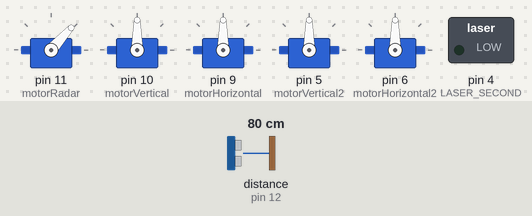
The sketch below on a simulated Arduino Uno, built with avr-gcc and run on an emulated ATmega328P. Shown: 5 × servo, switched loads named in the sketch (green lamp = pin HIGH). Wiring (inferred from the names in the program): ultrasonic range finder: trigger pin 13; echo pin 12. Inputs (shaded band) come from the test bench; at power-on: distance to the obstacle (sensor on pin 12) 80 cm. The echo pulse lasts 58.3 µs per cm; pins used as bus, display or sensor lines are not drawn; what the sketch prints to the serial monitor is not drawn.

Above: at 1.2 s.
1.3 s: distance to the obstacle (sensor on pin 12) set to 2 cm
At 1.9 s:
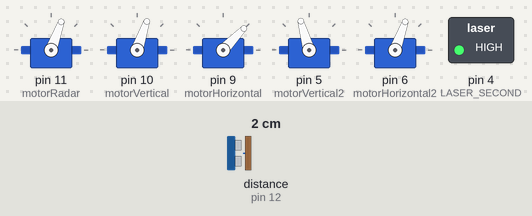
4.3 s: distance to the obstacle (sensor on pin 12) set to 4 cm
At 5.2 s:
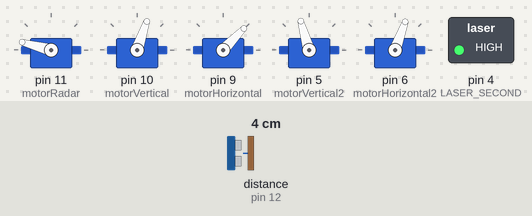
7.3 s: distance to the obstacle (sensor on pin 12) set to 93 cm
10.3 s: distance to the obstacle (sensor on pin 12) set to 18 cm
At 11.2 s:
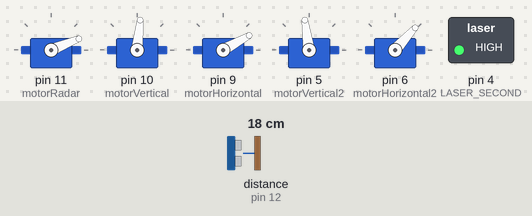
13.3 s: distance to the obstacle (sensor on pin 12) set to 9 cm
16.3 s: distance to the obstacle (sensor on pin 12) set to 168 cm
At 16.51 s:
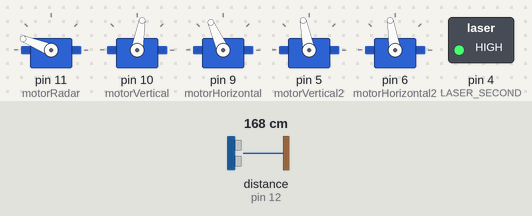
Timing chart, 0 to 22.0 s (numbered marks = the images above; inputs shaded):
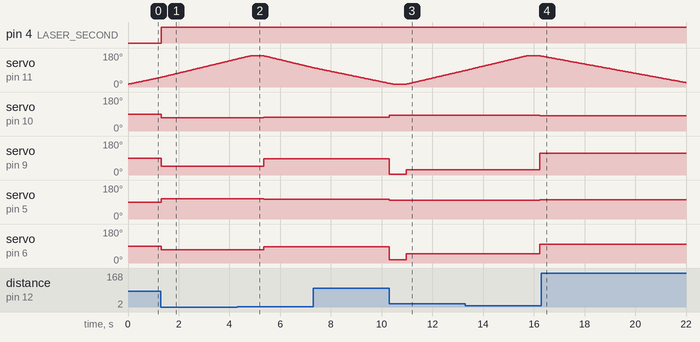

Measured:
- after the input at 1.3 s, pin 4 (LASER_SECOND): LOW → HIGH at once; servo on pin 10 (motorVertical): 90° → 71° at once; servo on pin 9 (motorHorizontal): 90° → 46° at once; servo on pin 5 (motorVertical2): 90° → 106° at once; servo on pin 6 (motorHorizontal2): 90° → 70° at once
- after the input at 4.3 s, servo on pin 10 (motorVertical): 71° → 74° after 1.0 s; servo on pin 9 (motorHorizontal): 46° → 86° after 1.0 s; servo on pin 6 (motorHorizontal2): 70° → 85° after 1.0 s
- after the input at 10.3 s, servo on pin 10 (motorVertical): 74° → 83° at once, → 84° 0.66 s later; servo on pin 9 (motorHorizontal): 86° → 5° at once, → 29° 0.66 s later; servo on pin 5 (motorVertical2): 105° → 100° at once, → 98° 0.66 s later; servo on pin 6 (motorHorizontal2): 85° → 17° at once, → 48° 0.66 s later
- after the input at 13.3 s, servo on pin 10 (motorVertical): 84° → 80° after 2.9 s; servo on pin 9 (motorHorizontal): 29° → 114° after 2.9 s; servo on pin 5 (motorVertical2): 98° → 101° after 2.9 s; servo on pin 6 (motorHorizontal2): 48° → 99° after 2.9 s
- after the input at 16.3 s, servo on pin 9 (motorHorizontal): stays 114° (without the input it goes to 31° after 5.2 s); servo on pin 6 (motorHorizontal2): stays 99° (without the input it goes to 54° after 5.2 s)

The sketch:

RadarOneLaser.ino
```cpp
#include <Servo.h>
#include <math.h>

/** Macro pentru a definii distanța de la radar la limitele proximității pe care dorim să o verificăm. */
#define ACCEPTABLE_DISTANCE 30

/** Pinul digital pentru controlul laserului nr.1. */
#define LASER_FIRST 8

/** Pinul digital pentru controlul laserului nr.2. */
#define LASER_SECOND 4

/** Pinul digital pentru declanșarea senzorului cu ultrasunete. */
#define trig 13
/** Pinul digital pentru receptorul senzorului cu ultrasunete. */
#define echo 12

/** Macro pentru a definii înălțimea obiectelor pe care dorim să le lovim */
#define H_O 12

enum Direction {FORWARD, BACKWARDS};

Servo motorRadar;
Servo motorHorizontal;
Servo motorVertical;
Servo motorHorizontal2;
Servo motorVertical2;

/** Variabilă globală utilizată pentru stocarea versiunii reale a distanței de la radar la obiect. */
float distance = 0;

/** Variabilă globală utilizată pentru stocarea unghiului motorului Radar. */
int angleRadar = 0;

/** Variabilă globală utilizată pentru a reține dacă există obiecte in proximitate. */
bool safeMode = false;

/** Variabilă globală care se schimbă de la FALSE la TRUE când începe detectarea unui obiect
 *  și TRUE -> FALSE când detectarea s-a încheiat.
 */
bool flag;

bool isFirstLaserUsed;

/** Funcție utilizată pentru specificarea pinilor de control pentru motoare, lasere și ultrasunete,
*   precum și tipul lor (INPUT sau OUTPUT)
*/
void setup() {
  motorRadar.attach(11);
  motorVertical.attach(10);
  motorHorizontal.attach(9);
  motorVertical2.attach(5);
  motorHorizontal2.attach(6);
  Serial.begin(9600);
  pinMode (LASER_FIRST, OUTPUT);
  pinMode (LASER_SECOND, OUTPUT);
  pinMode (trig, OUTPUT);
  pinMode (echo, INPUT);
}

void loop() {

  /** Resetăm indicatorul, astfel știm că nu suntem în procesul de detectare repetata a niciunui obiect. */
  flag = false;

  /** La început, presupunem că nu sunt detectate obiecte. */
  safeMode = true;

  isFirstLaserUsed = false;

  /** Radarul urmeaza sa parcurga  150 cu ajutorul motorului căruia îi este atașat. */
  for(angleRadar = 15; angleRadar <= 165; angleRadar += 1){
    motorRadar.write(angleRadar);

    /** Verificam dacă am detectat vreun obiect în proximitatea setată, în caz contrar
    *   resetam indicatorul pentru a marca ca nu suntem in timpul descoperirii
    *   nici unui obiect.
     */
    if(checkRadar() < ACCEPTABLE_DISTANCE){

      /** Verificam dacă obiectul descoperit e nou, sau continuăm să descoperim obiectul anterior.
      *   În caz că e nou, urmează să țintim laserul asupra lui și să îi marcăm apariția.
      */
      if(flag == false) {
        moveLaser(FORWARD);
        moveSecondLaser(FORWARD);
        flag = true;
      }
    }
    else flag = false;
    /** Sends the current degree into the Serial Port */
    Serial.print(angleRadar);
    /** Sends addition character right next to the previous value needed later in the Processing IDE for indexing */
    Serial.print(",");
    /** Sends the distance value into the Serial Port */
    Serial.print((int)distance);
    /** Sends addition character right next to the previous value needed later in the Processing IDE for indexing */
    Serial.print(".");

    /** Aștem ca toate motoarele să ajungă în poziția setată */
    delay(30);
  }
  delay(500);

  /** Dacă nici un obiect nu a fost detectat în proximitate, oprim ambele lasere */
  if (safeMode == true) {
    digitalWrite(LASER_FIRST, LOW);
    digitalWrite(LASER_SECOND, LOW);
  }

  /** Resetem indicatoarele înainte de a pornii inapoi cu motorul radarului */
  safeMode = true;
  flag = false;

  /** În primul for am parcurs drumul "Dus" cu radarul, urmând să ne întoarcem la poziția inințială*/
  for( angleRadar = 165; angleRadar >= 15; angleRadar -= 1){
    motorRadar.write(angleRadar);

    /** Verificam dacă am detectat vreun obiect în proximitatea setată, în caz contrar
    *   resetam indicatorul pentru a marca ca nu suntem in timpul descoperirii
    *   nici unui obiect.
     */
    if(checkRadar() < ACCEPTABLE_DISTANCE){

      /** Verificam dacă obiectul descoperit e nou, sau continuăm să descoperim obiectul anterior.
      *   În caz că e nou, urmează să țintim laserul asupra lui și să îi marcăm apariția.
      */
      if(flag == false) {
        moveLaser(BACKWARDS);
        moveSecondLaser(BACKWARDS);
        flag = true;
      }
    }
    else flag = false;

    /** Sends the current degree into the Serial Port */
    Serial.print(angleRadar);
    /** Sends addition character right next to the previous value needed later in the Processing IDE for indexing */
    Serial.print(",");
    /** Sends the distance value into the Serial Port */
    Serial.print((int)distance);
    /** Sends addition character right next to the previous value needed later in the Processing IDE for indexing */
    Serial.print(".");

    /** Aștem ca toate motoarele să ajungă în poziția setată */
    delay(30);
  }
  delay(500);

  /** Dacă nici un obiect nu a fost detectat în proximitate, oprim ambele lasere */
  if (safeMode == true) {
    digitalWrite(LASER_FIRST, LOW);
    digitalWrite(LASER_SECOND, LOW);
  }
}

/** Funcție care măsoară distanța de la radar la obiect.
*   Returnează conversia distanței din număr real, în număr întreg pentru a ușura verificare.
*/
int checkRadar(){

  /** Pentru declanșa senzorul ultrasonic, trebuie să trimitem un puls HIGH de 10 ms
  *   pentru pin-ul TRIG.
  */
  digitalWrite(trig, HIGH);
  delayMicroseconds(10);
  digitalWrite(trig, LOW);

  /** Senzorul ne va returna prin pin-ul ECHO, un puls HIGH egal cu durata (în μs)
  *   egală cu timpul în care unda sonică trimisăa ajuns înapoi la receiver
  */
  float duration = pulseIn(echo, HIGH);

  /** Pentru a calcula distanța ne folosim de faptul că unda sonică a facut doua drumuri (DUS-ÎNTORS)
  *   cu viteza sunetului (aprox. 343 m/s) până să se întoarcă la receiver.
  *   d = v * t
  *   viteza sunetului e 343 de m/s, adică 0.034 cm/μs, deci
  *   distanța * 2 = 0.034 * durată
  *   distanță = 0.017  durată.
  */
  distance = 0.017 * duration;

  return distance;
}

/** Macro pentru a definii distanța măsurată la montare, dintre motorul primului laser și motorul radarului */
#define DIST_L_R 4.5

/** Macro pentru a definii distanța măsurată la montare,
*   dintre motorul celui de al doilea laser și motorul radarului
*/
#define DIST_L_R2 10.0

/** Macro pentru a definii distanța măsurată la montare,
*   dintre centrul mecanismului de rotire al motorului laserului, și laserul în sine
*/
#define DIST_M_L 3.5

/** Macro pentru a definii înălțimea la care se află primul laser */
#define HL1 10.0

/** Macro pentru a definii înălțimea la care se află al doilea laser laser */
#define HL2 15.5

/** Funcție care țintește laserul asupra obicetului detectat */
void moveLaser(Direction direction){

  /** Dacă un obiect se află în proximitate, setăm senzorul de proximitate
  *   și pornim laserele.
  */
  safeMode = false;
  digitalWrite(LASER_FIRST, HIGH);
  digitalWrite(LASER_SECOND, HIGH);

  /** În urma testelor am observat că obiectul va fi detectat înainte ca motorul laserului să fie direct pe traictoria obiectului,
  *   iar unghiul aproximativ este cu 20 de grade mai mare decât unghiul actual al motorului radarului.
  */
  float deviated;
  if (direction == FORWARD) deviated = angleRadar + 20;
  else deviated = angleRadar - 15;

  /** Împărțim soluția în trei cazuri, unul pentru fiecare formulă demostrată anterior
  *   Unghiurile noastre sunt măsurate în grade, iar funcția cos primește ca parametru
  *   unghiul măsurat în radiani deci întainte de fieacre cos(), trebuie să facem transformarea.
  *   La fel si DUPĂ fiecare arccos care returnează un unghi măsurat în radiani.
  *   x rad = x * 57.29 grade
  */
  float b;
  if(deviated == 90) {
    b = DIST_L_R + distance;
    float beta = deviated;
    float d = sqrt(12.25 + b * b - 7 * b * cos ((180 - beta) / 57.29));
    int teta = acos(DIST_M_L/d) * 57.29;
    motorHorizontal.write(teta);
  }
  else if( deviated < 90 ) {
    float a = distance * cos ((deviated)/57.29);
    b = sqrt(DIST_L_R * DIST_L_R - 2 * DIST_L_R * distance * cos ((90+deviated)/57.29) + distance * distance);
    float beta = acos(a/b) * 57.29;
    float d = sqrt(DIST_M_L * DIST_M_L + b * b - 7 * b * cos ((180 - beta) / 57.29));
    int teta = acos((DIST_M_L+a)/d) * 57.29;
    motorHorizontal.write(teta-10);
  }
  else
  {
    /** în cazul în care obiectul se află în jumătatea stângă a proximității, unghiul detectării va crește cu ÎNCĂ 10 grade din cauză că
    *   receiverul este mai aproape de obiect.
    */
   //if (direction == FORWARD) deviated += 10;

    b =sqrt(DIST_L_R * DIST_L_R - 2 * DIST_L_R * distance * cos ((270-deviated)/57.29) + distance * distance);
    float beta= acos((b*b + DIST_L_R * DIST_L_R - distance * distance) / (2 * b * DIST_L_R)) * 57.29;
    float d = sqrt(DIST_M_L * DIST_M_L + b * b - 7 * b * cos ((90 - beta) / 57.29));
    int teta = acos((d*d + DIST_M_L * DIST_M_L - b*b) / (2 * d * DIST_M_L)) * 57.29;
    motorHorizontal.write(teta);
  }

  float distanceFirstLaserToObject = sqrt(b*b + (HL1 - H_O) * (HL1 - H_O)) ;
  float gama = acos((HL1 - H_O) / distanceFirstLaserToObject) * 57.29;
  motorVertical.write(180-gama);
}

void moveSecondLaser(Direction direction){

  /** Dacă un obiect se află în proximitate, setăm senzorul de proximitate
  *   și pornim laserele.
  */
  safeMode = false;
  digitalWrite(LASER_FIRST, HIGH);
  digitalWrite(LASER_SECOND, HIGH);

  /** În urma testelor am observat că obiectul va fi detectat
  *   înainte ca motorul laserului să fie direct pe traictoria obiectului,
  *   iar unghiul aproximativ este cu 20 de grade mai mare decât unghiul actual al motorului radarului.
  */
  float deviated;
  if (direction == FORWARD) deviated = angleRadar + 20;
  else deviated = angleRadar - 30;

  float b;
  /** Împărțim soluția în trei cazuri, unul pentru fiecare formulă demostrată anterior
  *   Unghiurile noastre sunt măsurate în grade, iar funcția cos primește ca parametru
  *   unghiul măsurat în radiani deci întainte de fieacre cos(), trebuie să facem transformarea.
  *   La fel si DUPĂ fiecare arccos care returnează un unghi măsurat în radiani.
  *   x rad = x * 57.29 grade
  */
  if(deviated == 90) {
     b = DIST_L_R2 + distance;
    float beta = deviated;
    float d = sqrt(12.25 + b * b - 7 * b * cos ((180 - beta) / 57.29));
    int teta = acos(DIST_M_L/d) * 57.29;
    motorHorizontal2.write(teta);
  }
  else if( deviated < 90 ) {
    float a = distance * cos ((deviated)/57.29);
     b = sqrt(DIST_L_R2 * DIST_L_R2 - 2 * DIST_L_R2 * distance * cos ((90+deviated)/57.29) + distance * distance);
    float beta = acos(a/b) * 57.29;
    float d = sqrt(DIST_M_L * DIST_M_L + b * b - 7 * b * cos ((180 - beta) / 57.29));
    int teta = acos((DIST_M_L+a)/d) * 57.29;
    motorHorizontal2.write(teta);
  }
  else
  {
    /** în cazul în care obiectul se află în jumătatea stângă a proximității,
    *   unghiul detectării va crește cu ÎNCĂ 10 grade din cauză că receiverul este mai aproape de obiect.
    */
   if (direction == FORWARD) deviated += 10;

    float a=distance*cos((180-deviated)/57.29);
     b=sqrt(DIST_L_R2 * DIST_L_R2 - 2 * DIST_L_R2 * distance * cos ((270-deviated)/57.29) + distance * distance);
    float beta= acos((b*b + DIST_L_R2 * DIST_L_R2 - distance * distance) / (2 * b * DIST_L_R2)) * 57.29;
    float d = sqrt(DIST_M_L * DIST_M_L + b * b - 7 * b * cos ((90 - beta) / 57.29));
    int teta = acos((d*d + DIST_M_L * DIST_M_L - b*b) / (2 * d * DIST_M_L)) * 57.29;
    motorHorizontal2.write(teta);
  }

  float distanceSecondLaserToObject = sqrt(b*b + (HL2 - H_O) * (HL2 - H_O));
  float gama = acos((HL2 - H_O) / distanceSecondLaserToObject) * 57.29 ;
  motorVertical2.write(180-gama);
}
```
